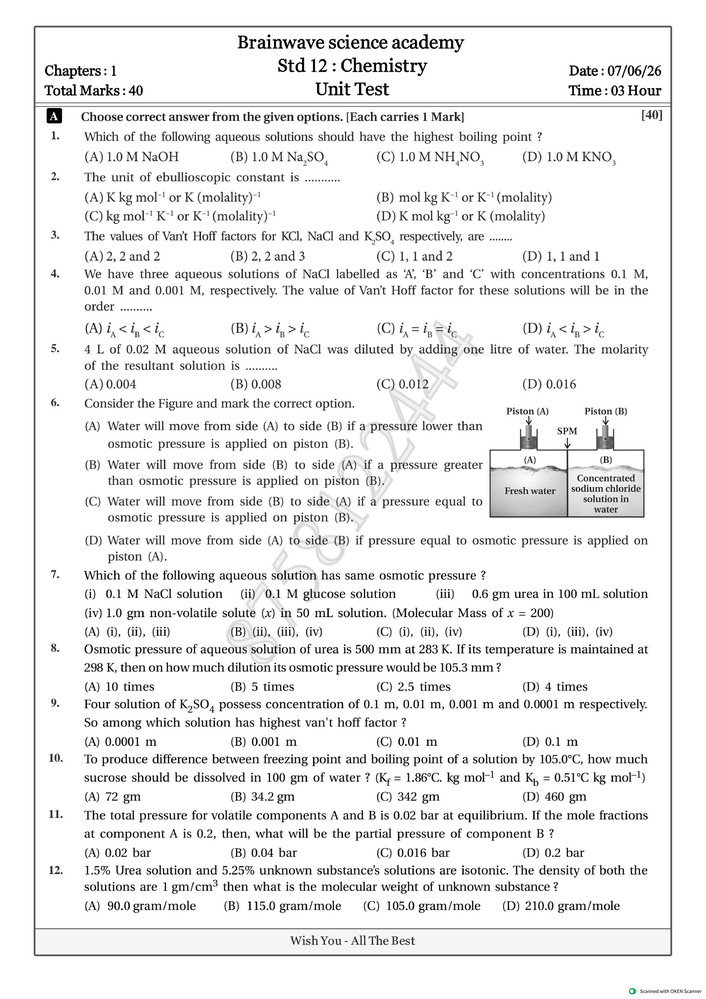
#> input picture scratch/page1.png, 706 x 999 px, shrunk from 3719 x 5263 before the run, found by its file name
$ python crop_diagram_final.py
#> lines starting #> are read from the running program, lines starting #| are printed output that depends on the picture
from PIL import Image
import os

def main():
    img_path = "c:/Users/dell/Desktop/coaching/scratch/page1.png"
    if not os.path.exists(img_path):
        print("page1.png not found.")
        return

    img = Image.open(img_path)
#> img is the input picture: PIL image 706x999 RGB; mean R, G, B 237.1, 237.1, 237.1
    width, height = img.size
#> width = 706; height = 999

    # Adjusted coordinates for a clean diagram without surrounding text
    left = int(width * 0.69)
#> left = 487
    top = int(height * 0.395)
#> top = 394
    right = int(width * 0.93)
#> right = 656
    bottom = int(height * 0.515)
#> bottom = 514

    cropped = img.crop((left, top, right, bottom))
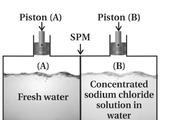
#> cropped: PIL image 169x120 RGB; min 0, max 255, mean 222.8

    # Create backend/uploads directory if not exist
    os.makedirs("c:/Users/dell/Desktop/coaching/backend/uploads", exist_ok=True)

    output_path = "c:/Users/dell/Desktop/coaching/backend/uploads/q6_diagram.png"
    cropped.save(output_path)
    print(f"Perfect diagram cropped and saved to: {output_path}")

if __name__ == "__main__":
    main()

$ run again, with scratch/chapter6_page2.png copied over scratch/page1.png
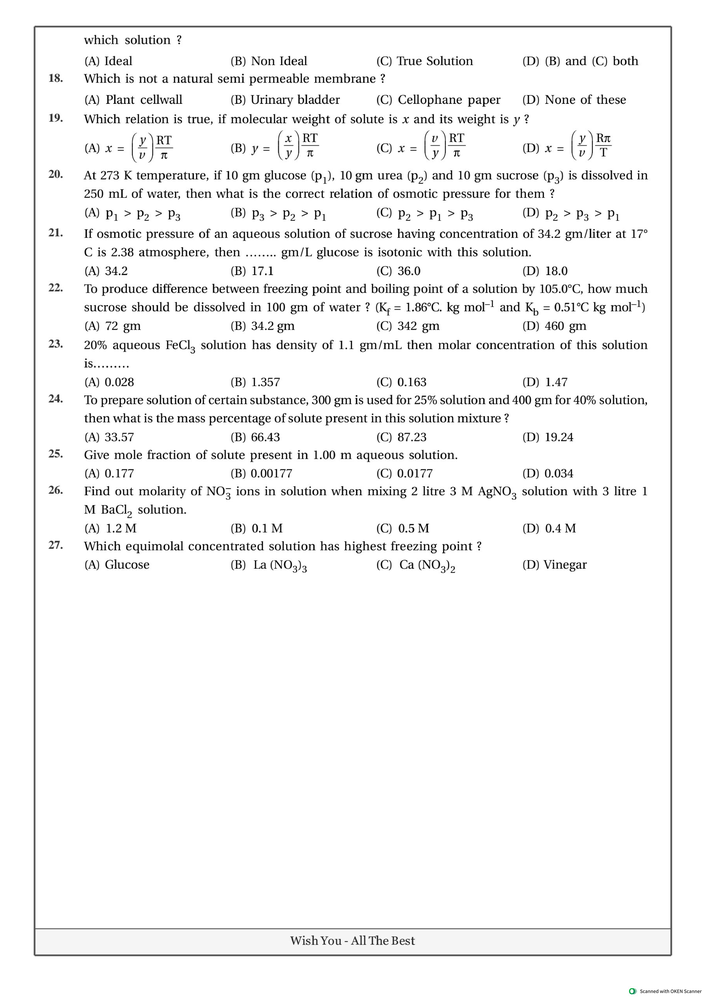
#> input picture scratch/chapter6_page2.png, 706 x 999 px, shrunk from 3719 x 5263 before the run, found by its file name
#> in main, img is the input picture: PIL image 706x999 RGB; mean R, G, B 244.6, 244.6, 244.6
#> in main, `cropped = img.crop((left, top, right, bottom))`:
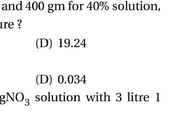
#> cropped: PIL image 169x120 RGB; min 0, max 255, mean 241.5

$ run again, with scratch/chapter6_page3.png copied over scratch/page1.png
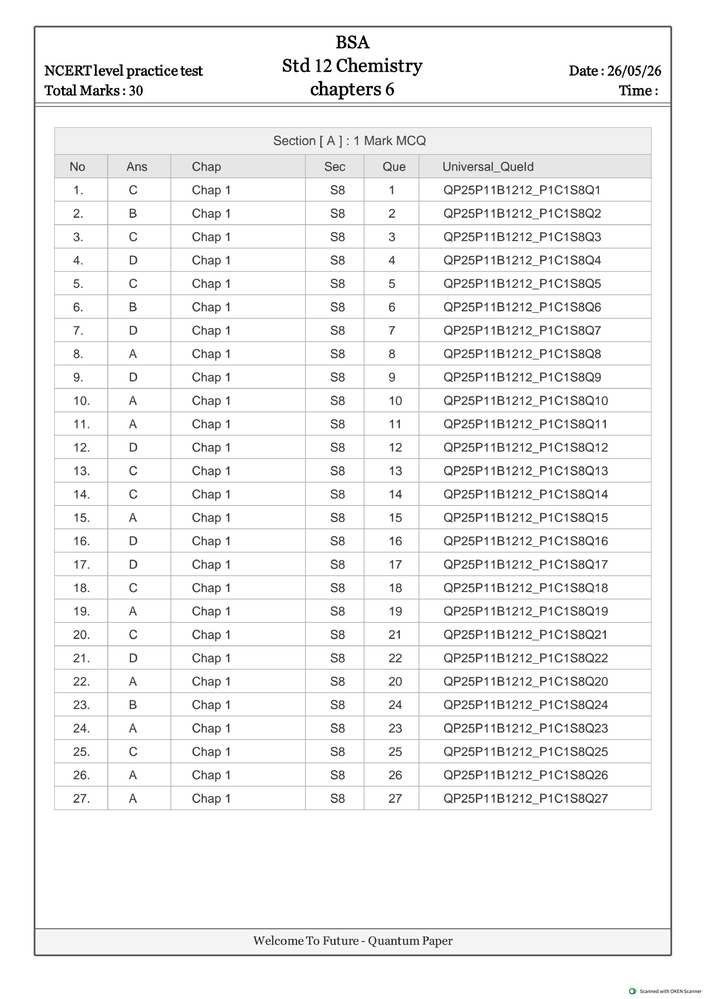
#> input picture scratch/chapter6_page3.png, 706 x 999 px, shrunk from 3719 x 5263 before the run, found by its file name
#> in main, img is the input picture: PIL image 706x999 RGB; mean R, G, B 243.1, 243.1, 243.1
#> in main, `cropped = img.crop((left, top, right, bottom))`:
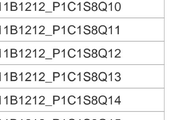
#> cropped: PIL image 169x120 RGB; min 30, max 255, mean 235
